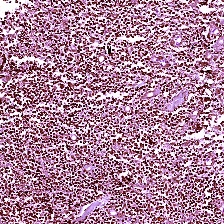
#> input picture 09 - Follicular Lymphoma/02/orig.jpg, 224 x 224 px, given in place of patch60.jpg, which was not available
$ python normalize_stain.py   (older library calls are emulated)
#> lines starting #> are read from the running program, lines starting #| are printed output that depends on the picture; pictures that were not available may be replaced by others from this repository, and a replacement may not be noted
#> further down, patch_foll_09_01 is the input picture: shape (224, 224, 3); mean B, G, R 153.7, 130.5, 170
import argparse
import numpy as np
import cv2
from PIL import Image


def normalizeStaining(img, imgName, saveFile=None, Io=240, alpha=1, beta=0.15):

#> called with imgName = 'patch_foll_09_01', saveFile = 'output', Io = 240, alpha = 1, beta = 0.15
    HERef = np.array([[0.5626, 0.2159],
                      [0.7201, 0.8012],
                      [0.4062, 0.5581]])

    maxCRef = np.array([1.9705, 1.0308])

    h, w, c = img.shape
#> h = 224; w = 224; c = 3

    img = img.reshape((-1, 3))

    OD = -np.log((img.astype(np.float)+1)/Io)

    ODhat = OD[~np.any(OD < beta, axis=1)]

    eigvals, eigvecs = np.linalg.eigh(np.cov(ODhat.T))
#> eigvals = [0.025, 0.093, 3.24]; eigvecs = [[-0.448, -0.761, -0.469], [-0.0588, 0.549, -0.834], [0.892, -0.346, -0.291]]

    #eigvecs *= -1

    That = ODhat.dot(eigvecs[:, 1:3])
#> That = 27969 pairs, first value -3.44 to 1.42, second value -8.27 to -0.31

    phi = np.arctan2(That[:, 1], That[:, 0])

    minPhi = np.percentile(phi, alpha)
#> minPhi = -1.83
    maxPhi = np.percentile(phi, 100-alpha)
#> maxPhi = -1.44

    vMin = eigvecs[:, 1:3].dot(np.array([(np.cos(minPhi), np.sin(minPhi))]).T)
#> vMin = [0.648, 0.666, 0.37]
    vMax = eigvecs[:, 1:3].dot(np.array([(np.cos(maxPhi), np.sin(maxPhi))]).T)
#> vMax = [0.365, 0.899, 0.243]

    if vMin[0] > vMax[0]:
        HE = np.array((vMin[:, 0], vMax[:, 0])).T
#> HE = [[0.648, 0.365], [0.666, 0.899], [0.37, 0.243]]
    else:
        HE = np.array((vMax[:, 0], vMin[:, 0])).T

    Y = np.reshape(OD, (-1, 3)).T

    C = np.linalg.lstsq(HE, Y, rcond=None)[0]

    maxC = np.array([np.percentile(C[0, :], 99), np.percentile(C[1, :], 99)])
#> maxC = [3.75, 5.76]
    tmp = np.divide(maxC, maxCRef)
#> tmp = [1.9, 5.59]
    C2 = np.divide(C, tmp[:, np.newaxis])

    Inorm = np.multiply(Io, np.exp(-HERef.dot(C2)))
    Inorm[Inorm > 255] = 254
    Inorm = np.reshape(Inorm.T, (h, w, 3)).astype(np.uint8)
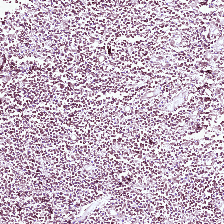
#> Inorm: shape (224, 224, 3); mean of channels 0, 1, 2 196.4, 180, 197.3; drawn as B, G, R

    H = np.multiply(Io, np.exp(
        np.expand_dims(-HERef[:, 0], axis=1).dot(np.expand_dims(C2[0, :], axis=0))))
    H[H > 255] = 254
    H = np.reshape(H.T, (h, w, 3)).astype(np.uint8)
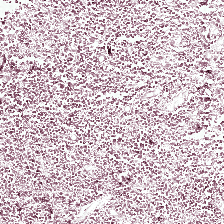
#> H: shape (224, 224, 3); mean of channels 0, 1, 2 200.7, 192.7, 209.4; drawn as B, G, R

    E = np.multiply(Io, np.exp(
        np.expand_dims(-HERef[:, 1], axis=1).dot(np.expand_dims(C2[1, :], axis=0))))
    E[E > 255] = 254
    E = np.reshape(E.T, (h, w, 3)).astype(np.uint8)
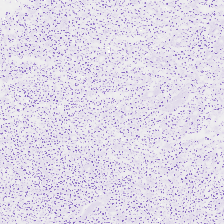
#> E: shape (224, 224, 3); mean of channels 0, 1, 2 233, 218, 223.8; drawn as B, G, R

    Image.fromarray(Inorm).save(imgName + "_" + saveFile+'_H&E.png')
    Image.fromarray(H).save(imgName + "_" + saveFile+'_H.png')
    Image.fromarray(E).save(imgName + "_" + saveFile+'_E.png')

    return Inorm, H, E


if __name__ == '__main__':

    patch_foll_09_01 = cv2.imread(
        "/content/drive/MyDrive/Slide Patch Resolutions/Temporary/09 - Follicular Lymphoma/2000x/patch60.jpg")
    img = np.array(patch_foll_09_01)
    normalizeStaining(img=img, imgName="patch_foll_09_01",
                      saveFile="output", Io=240, alpha=1, beta=0.15)

$ run again, on 09 - Follicular Lymphoma/03/orig.jpg
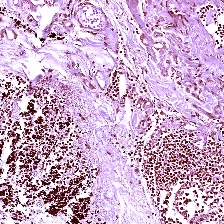
#> input picture 09 - Follicular Lymphoma/03/orig.jpg, 224 x 224 px, given in place of patch60.jpg, which was not available
#> patch_foll_09_01 is the input picture: shape (224, 224, 3); mean B, G, R 201.8, 172.5, 202.5
#> eigvals = [0.03, 0.0665, 2.63]; eigvecs = [[-0.308, -0.766, -0.564], [-0.152, 0.625, -0.766], [0.939, -0.15, -0.309]]
#> That = 15858 pairs, first value -2.34 to 1.97, second value -7.99 to -0.294
#> phi = 15858 values, max -1.21 at index 2882, min -1.93 at index 6320, mean -1.53
#> minPhi = -1.72
#> maxPhi = -1.28
#> vMin = [0.672, 0.664, 0.328]
#> vMax = [0.317, 0.914, 0.252]
#> HE = [[0.672, 0.317], [0.664, 0.914], [0.328, 0.252]]
#> maxC = [3.99, 3.13]
#> tmp = [2.03, 3.03]
#> in normalizeStaining, `H = np.reshape(H.T, (h, w, 3)).astype(np.uint8)`:
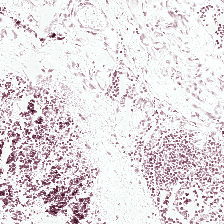
#> H: shape (224, 224, 3); mean of channels 0, 1, 2 225.3, 222.4, 228.3; drawn as B, G, R
#> in normalizeStaining, `E = np.reshape(E.T, (h, w, 3)).astype(np.uint8)`:
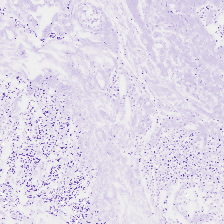
#> E: shape (224, 224, 3); mean of channels 0, 1, 2 233.2, 218, 224; drawn as B, G, R
